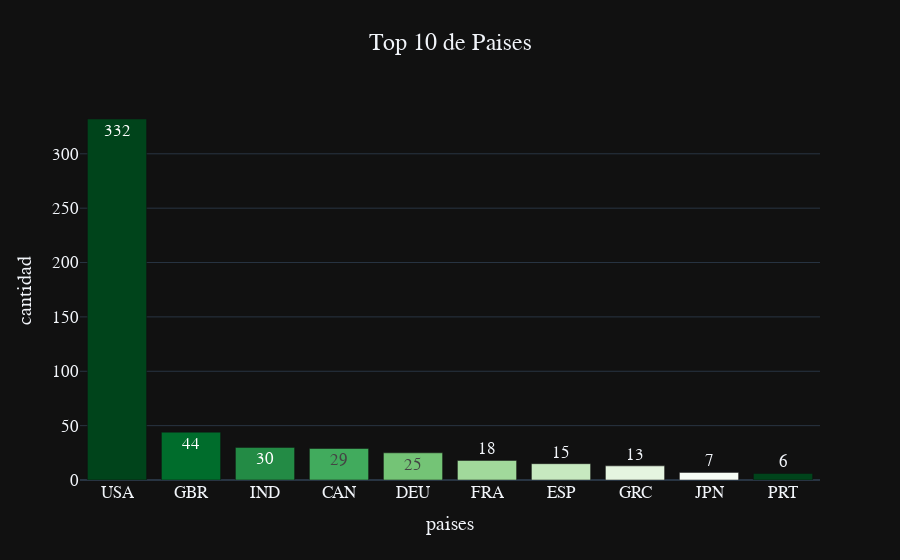

Source (notebook cell):
### Code cell
top10_employee_location = residence[:10]
fig = px.bar(y=top10_employee_location.values, 
             x=top10_employee_location.index, 
             color = top10_employee_location.index,
             color_discrete_sequence=px.colors.sequential.Greens_r,
             text=top10_employee_location.values,
             title= 'Top 10 de Paises',
             template= 'plotly_dark')
fig.update_layout(
    xaxis_title="paises",
    yaxis_title="cantidad",
    font = dict(size=17,family="Franklin Gothic"),
title_x=.5,
showlegend=False)

fig.show()

### Figure 1 — Plotly figure (JSON) as saved in the notebook; plotly's stock layout.template omitted (floating-point values rounded to 4 significant figures)
{"data": [{"alignmentgroup": "True", "hovertemplate": "color=USA<br>x=%{x}<br>y=%{y}<br>text=%{text}<extra></extra>", "legendgroup": "USA", "marker": {"color": "rgb(0,68,27)", "pattern": {"shape": ""}}, "name": "USA", "offsetgroup": "USA", "orientation": "v", "showlegend": true, "text": [332], "textposition": "auto", "type": "bar", "x": ["USA"], "xaxis": "x", "y": [332], "yaxis": "y"}, {"alignmentgroup": "True", "hovertemplate": "color=GBR<br>x=%{x}<br>y=%{y}<br>text=%{text}<extra></extra>", "legendgroup": "GBR", "marker": {"color": "rgb(0,109,44)", "pattern": {"shape": ""}}, "name": "GBR", "offsetgroup": "GBR", "orientation": "v", "showlegend": true, "text": [44], "textposition": "auto", "type": "bar", "x": ["GBR"], "xaxis": "x", "y": [44], "yaxis": "y"}, {"alignmentgroup": "True", "hovertemplate": "color=IND<br>x=%{x}<br>y=%{y}<br>text=%{text}<extra></extra>", "legendgroup": "IND", "marker": {"color": "rgb(35,139,69)", "pattern": {"shape": ""}}, "name": "IND", "offsetgroup": "IND", "orientation": "v", "showlegend": true, "text": [30], "textposition": "auto", "type": "bar", "x": ["IND"], "xaxis": "x", "y": [30], "yaxis": "y"}, {"alignmentgroup": "True", "hovertemplate": "color=CAN<br>x=%{x}<br>y=%{y}<br>text=%{text}<extra></extra>", "legendgroup": "CAN", "marker": {"color": "rgb(65,171,93)", "pattern": {"shape": ""}}, "name": "CAN", "offsetgroup": "CAN", "orientation": "v", "showlegend": true, "text": [29], "textposition": "auto", "type": "bar", "x": ["CAN"], "xaxis": "x", "y": [29], "yaxis": "y"}, {"alignmentgroup": "True", "hovertemplate": "color=DEU<br>x=%{x}<br>y=%{y}<br>text=%{text}<extra></extra>", "legendgroup": "DEU", "marker": {"color": "rgb(116,196,118)", "pattern": {"shape": ""}}, "name": "DEU", "offsetgroup": "DEU", "orientation": "v", "showlegend": true, "text": [25], "textposition": "auto", "type": "bar", "x": ["DEU"], "xaxis": "x", "y": [25], "yaxis": "y"}, {"alignmentgroup": "True", "hovertemplate": "color=FRA<br>x=%{x}<br>y=%{y}<br>text=%{text}<extra></extra>", "legendgroup": "FRA", "marker": {"color": "rgb(161,217,155)", "pattern": {"shape": ""}}, "name": "FRA", "offsetgroup": "FRA", "orientation": "v", "showlegend": true, "text": [18], "textposition": "auto", "type": "bar", "x": ["FRA"], "xaxis": "x", "y": [18], "yaxis": "y"}, {"alignmentgroup": "True", "hovertemplate": "color=ESP<br>x=%{x}<br>y=%{y}<br>text=%{text}<extra></extra>", "legendgroup": "ESP", "marker": {"color": "rgb(199,233,192)", "pattern": {"shape": ""}}, "name": "ESP", "offsetgroup": "ESP", "orientation": "v", "showlegend": true, "text": [15], "textposition": "auto", "type": "bar", "x": ["ESP"], "xaxis": "x", "y": [15], "yaxis": "y"}, {"alignmentgroup": "True", "hovertemplate": "color=GRC<br>x=%{x}<br>y=%{y}<br>text=%{text}<extra></extra>", "legendgroup": "GRC", "marker": {"color": "rgb(229,245,224)", "pattern": {"shape": ""}}, "name": "GRC", "offsetgroup": "GRC", "orientation": "v", "showlegend": true, "text": [13], "textposition": "auto", "type": "bar", "x": ["GRC"], "xaxis": "x", "y": [13], "yaxis": "y"}, {"alignmentgroup": "True", "hovertemplate": "color=JPN<br>x=%{x}<br>y=%{y}<br>text=%{text}<extra></extra>", "legendgroup": "JPN", "marker": {"color": "rgb(247,252,245)", "pattern": {"shape": ""}}, "name": "JPN", "offsetgroup": "JPN", "orientation": "v", "showlegend": true, "text": [7], "textposition": "auto", "type": "bar", "x": ["JPN"], "xaxis": "x", "y": [7], "yaxis": "y"}, {"alignmentgroup": "True", "hovertemplate": "color=PRT<br>x=%{x}<br>y=%{y}<br>text=%{text}<extra></extra>", "legendgroup": "PRT", "marker": {"color": "rgb(0,68,27)", "pattern": {"shape": ""}}, "name": "PRT", "offsetgroup": "PRT", "orientation": "v", "showlegend": true, "text": [6], "textposition": "auto", "type": "bar", "x": ["PRT"], "xaxis": "x", "y": [6], "yaxis": "y"}], "layout": {"autosize": true, "barmode": "relative", "font": {"family": "Franklin Gothic", "size": 17}, "legend": {"title": {"text": "color"}, "tracegroupgap": 0}, "showlegend": false, "title": {"text": "Top 10 de Paises", "x": 0.5}, "xaxis": {"anchor": "y", "autorange": true, "domain": [0, 1], "range": [-0.5, 9.5], "title": {"text": "paises"}, "type": "category"}, "yaxis": {"anchor": "x", "autorange": true, "domain": [0, 1], "range": [0, 349.5], "title": {"text": "cantidad"}, "type": "linear"}}}
